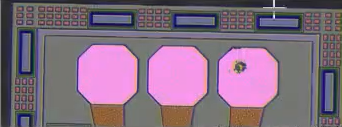
#> input picture PythonProject/to_cv2/003.png, 342 x 127 px
$ python ocv7.py
#> lines starting #> are read from the running program, lines starting #| are printed output that depends on the picture; after the words box and inside, x2 and y2 are one past the last pixel; in counts of white or black regions, pixels touching at a corner belong together
# -*- encoding: UTF-8 -*-
# 创建一个色域选择器
import cv2
import numpy as np

def empty(a):
    pass

cv2.namedWindow('TrackBars')
cv2.resizeWindow('TrackBars', 640, 240)
img = cv2.imread('003.png')
#> img is the input picture: shape (127, 342, 3); mean B, G, R 128, 108.7, 130.8
img = cv2.resize(img, (640, 240))
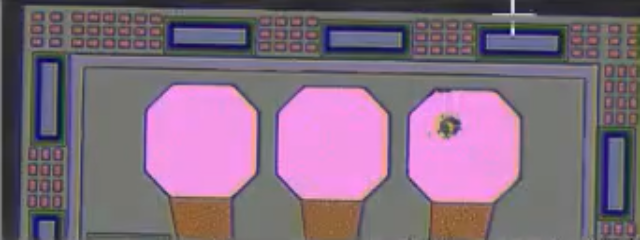
#> img: shape (240, 640, 3); mean B, G, R 127.9, 108.7, 130.7
imgHSV = cv2.cvtColor(img, cv2.COLOR_BGR2HSV)
#> imgHSV: shape (240, 640, 3); mean H, S, V 98.4, 56.4, 138.7
cv2.imshow('img', img)
cv2.imshow('imgHSV', imgHSV)
cv2.createTrackbar('h_min', 'TrackBars', 0, 179, empty)
cv2.createTrackbar('h_max', 'TrackBars', 255, 255, empty)
cv2.createTrackbar('s_min', 'TrackBars', 0, 179, empty)
cv2.createTrackbar('s_max', 'TrackBars', 255, 255, empty)
cv2.createTrackbar('v_min', 'TrackBars', 0, 179, empty)
cv2.createTrackbar('v_max', 'TrackBars', 255, 255, empty)

while True:
    h_min = cv2.getTrackbarPos("h_min", 'TrackBars')
    h_max = cv2.getTrackbarPos("h_min", 'TrackBars')
    s_min = cv2.getTrackbarPos("s_min", 'TrackBars')
    s_max = cv2.getTrackbarPos("s_max", 'TrackBars')
    v_min = cv2.getTrackbarPos("v_min", 'TrackBars')
    v_max = cv2.getTrackbarPos("v_max", 'TrackBars')
    print(h_min, h_max, s_min, s_max, v_min, v_max)
    lower = np.array([h_min, s_min, v_min])
    upper = np.array([h_max, s_max, v_max])
    mask = cv2.inRange(imgHSV, lower, upper)
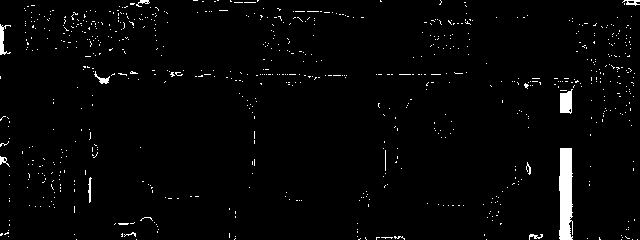
#> mask: shape (240, 640); 2.3% white; 752 white regions (739 under 20 px), largest, box (x1, y1, x2, y2) and area: (559, 148, 573, 240) 1119, (560, 89, 573, 114) 249, (0, 24, 11, 55) 134
    imgResult = cv2.bitwise_and(img, img, mask=mask)
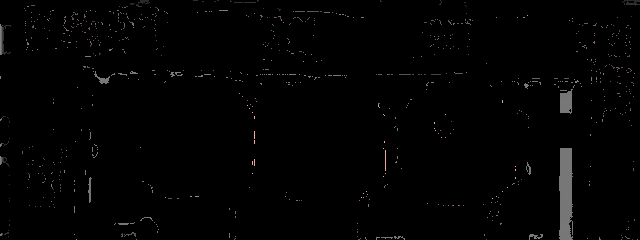
#> imgResult: shape (240, 640, 3); mean B, G, R 2.4, 2.4, 2.5
    cv2.imshow('mask', mask)
    cv2.imshow('Result', imgResult)
    k = cv2.waitKey(100) & 0xFF
#> (key q is pressed here)
    if k == ord('q'):
        break

cv2.destroyAllWindows()

$ run again, with PythonProject/to_cv2/001.png copied over PythonProject/to_cv2/003.png
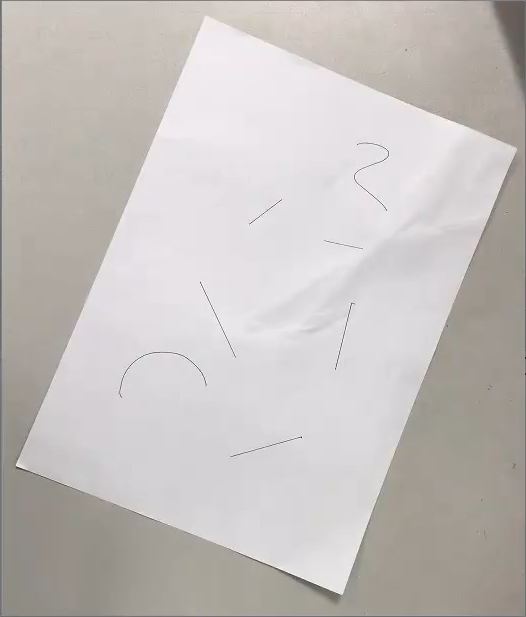
#> input picture PythonProject/to_cv2/001.png, 526 x 617 px
#> img is the input picture: shape (617, 526, 3); mean B, G, R 189.7, 192.3, 196.9
#> img: shape (240, 640, 3)
#> imgHSV: shape (240, 640, 3); mean H, S, V 80.8, 12.2, 197
#> `mask = cv2.inRange(imgHSV, lower, upper)`:
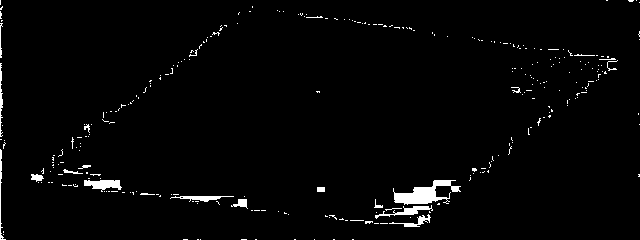
#> mask: shape (240, 640); 2.1% white; 294 white regions (273 under 20 px), largest, box (x1, y1, x2, y2) and area: (393, 180, 461, 205) 791, (84, 180, 122, 192) 284, (375, 205, 433, 219) 233
#> `imgResult = cv2.bitwise_and(img, img, mask=mask)`:
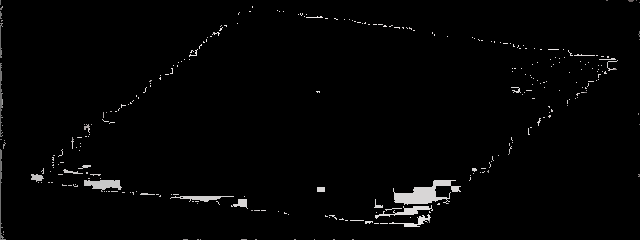
#> imgResult: shape (240, 640, 3); mean B, G, R 4.3, 4.3, 4.4
